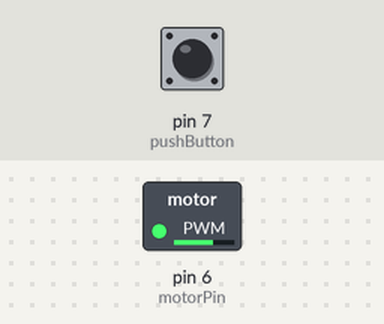
The sketch below on a simulated Arduino Uno, built with avr-gcc and run on an emulated ATmega328P. Shown: switched loads named in the sketch (green lamp = pin HIGH). The inputs (shaded band) are chosen by the test bench; at power-on: pin 7 (pushButton) LOW. What the sketch prints to the serial monitor is not drawn.

Above: at 0.1 s.
Timing chart, 0 to 2.3 s (numbered marks = the images above):
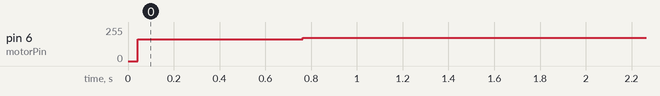

The sketch:

test2.ino
```cpp
// digital pin 2 has a pushbutton attached to it. Give it a name:
int pushButton = 7;
const int motorPin = 6;

// the setup routine runs once when you press reset:
void setup() {
  // initialize serial communication at 9600 bits per second:
  Serial.begin(9600);
  pinMode(motorPin, OUTPUT);
  // make the pushbutton's pin an input:
  pinMode(pushButton, INPUT);
}

// the loop routine runs over and over again forever:
void loop() {
  for (int a = 0; a <= 255; a++)
  {
    analogWrite(motorPin, a);
  }
  // read the input pin:
  int buttonState = digitalRead(pushButton);
  // print out the state of the button:
  Serial.println(buttonState);
  delay(1);        // delay in between reads for stability
}
```

Measured:
- by itself, pin 6 (motorPin): 0/255 → 165/255 at 0.04 s, → 173/255 0.72 s later
